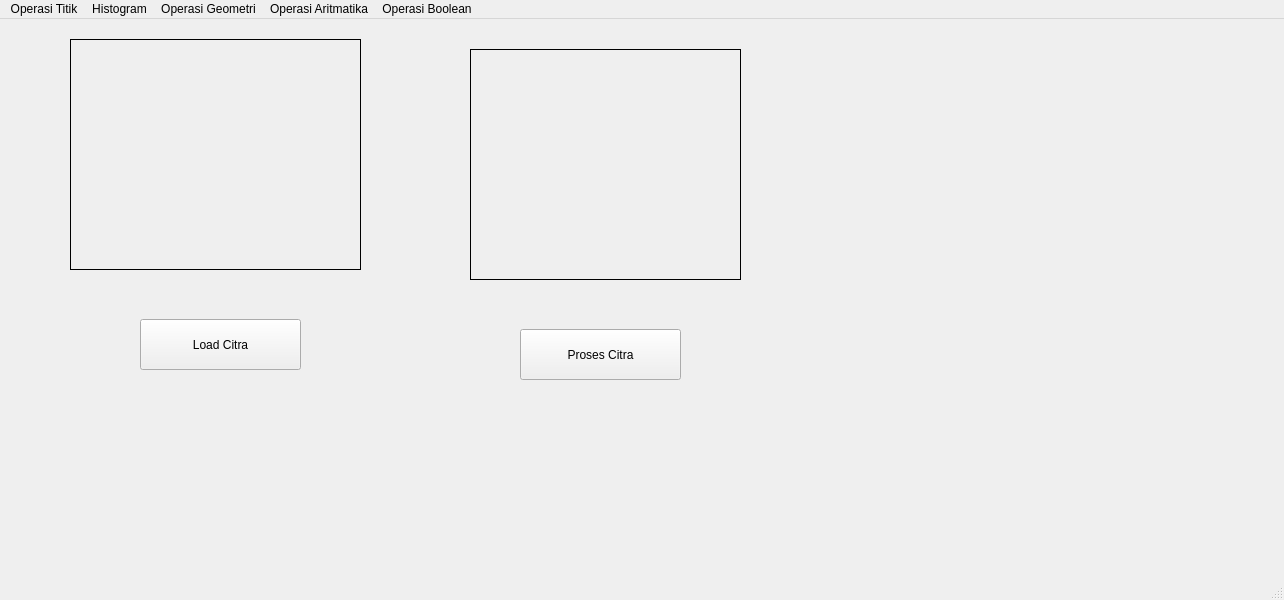
<?xml version="1.0" encoding="UTF-8"?>
<ui version="4.0">
 <class>MainWindow</class>
 <widget class="QMainWindow" name="MainWindow">
  <property name="geometry">
   <rect>
    <x>0</x>
    <y>0</y>
    <width>1284</width>
    <height>600</height>
   </rect>
  </property>
  <property name="windowTitle">
   <string>MainWindow</string>
  </property>
  <widget class="QWidget" name="centralwidget">
   <widget class="QPushButton" name="pushButton">
    <property name="geometry">
     <rect>
      <x>140</x>
      <y>300</y>
      <width>161</width>
      <height>51</height>
     </rect>
    </property>
    <property name="text">
     <string>Load Citra</string>
    </property>
   </widget>
   <widget class="QLabel" name="label_Citra">
    <property name="geometry">
     <rect>
      <x>70</x>
      <y>20</y>
      <width>291</width>
      <height>231</height>
     </rect>
    </property>
    <property name="frameShape">
     <enum>QFrame::Box</enum>
    </property>
    <property name="text">
     <string/>
    </property>
   </widget>
   <widget class="QLabel" name="label_proses">
    <property name="geometry">
     <rect>
      <x>470</x>
      <y>30</y>
      <width>271</width>
      <height>231</height>
     </rect>
    </property>
    <property name="frameShape">
     <enum>QFrame::Box</enum>
    </property>
    <property name="text">
     <string/>
    </property>
   </widget>
   <widget class="QPushButton" name="button_prosesCitra">
    <property name="geometry">
     <rect>
      <x>520</x>
      <y>310</y>
      <width>161</width>
      <height>51</height>
     </rect>
    </property>
    <property name="text">
     <string>Proses Citra</string>
    </property>
   </widget>
  </widget>
  <widget class="QMenuBar" name="menubar">
   <property name="geometry">
    <rect>
     <x>0</x>
     <y>0</y>
     <width>1284</width>
     <height>26</height>
    </rect>
   </property>
   <widget class="QMenu" name="menuOperasi_Titik">
    <property name="title">
     <string>Operasi Titik</string>
    </property>
    <addaction name="actionOperasi_Pencerahan"/>
    <addaction name="actionSimple_Contrast"/>
    <addaction name="actionContrast_Streching"/>
    <addaction name="actionNegative"/>
    <addaction name="actionBiner"/>
   </widget>
   <widget class="QMenu" name="menuHistogram">
    <property name="title">
     <string>Histogram</string>
    </property>
    <addaction name="separator"/>
    <addaction name="actionHistogram_Grayscale"/>
    <addaction name="actionNegative_2"/>
    <addaction name="actionBiner_2"/>
    <addaction name="actionHistogram_RGB"/>
    <addaction name="actionHistogram_Equalization"/>
   </widget>
   <widget class="QMenu" name="menuOperasi_Geometri">
    <property name="title">
     <string>Operasi Geometri</string>
    </property>
    <widget class="QMenu" name="menuRotasi">
     <property name="title">
      <string>Rotasi</string>
     </property>
     <addaction name="action90_Derajat"/>
    </widget>
    <widget class="QMenu" name="menuResize">
     <property name="title">
      <string>Resize</string>
     </property>
     <addaction name="actionZoom_In"/>
    </widget>
    <addaction name="actionTranslasi"/>
    <addaction name="menuRotasi"/>
    <addaction name="menuResize"/>
    <addaction name="actionCrom_Image"/>
   </widget>
   <widget class="QMenu" name="menuOperasi_Aritmatika">
    <property name="title">
     <string>Operasi Aritmatika</string>
    </property>
    <addaction name="actionTambah_dan_Kurang"/>
   </widget>
   <widget class="QMenu" name="menuOperasi_Boolean">
    <property name="title">
     <string>Operasi Boolean</string>
    </property>
    <addaction name="actionOperasi_AND"/>
   </widget>
   <addaction name="menuOperasi_Titik"/>
   <addaction name="menuHistogram"/>
   <addaction name="menuOperasi_Geometri"/>
   <addaction name="menuOperasi_Aritmatika"/>
   <addaction name="menuOperasi_Boolean"/>
  </widget>
  <widget class="QStatusBar" name="statusbar"/>
  <action name="actionOperasi_Pencerahan">
   <property name="text">
    <string>Operasi Pencerahan</string>
   </property>
  </action>
  <action name="actionSimple_Contrast">
   <property name="text">
    <string>Simple Contrast</string>
   </property>
  </action>
  <action name="actionContrast_Streching">
   <property name="text">
    <string>Contrast Streching</string>
   </property>
  </action>
  <action name="actionNegative">
   <property name="text">
    <string>Negative</string>
   </property>
  </action>
  <action name="actionBiner">
   <property name="text">
    <string>Biner</string>
   </property>
  </action>
  <action name="actionHistogram_Grayscale">
   <property name="text">
    <string>Histogram Grayscale</string>
   </property>
  </action>
  <action name="actionNegative_2">
   <property name="text">
    <string>Negative_2</string>
   </property>
  </action>
  <action name="actionBiner_2">
   <property name="text">
    <string>Biner_2</string>
   </property>
  </action>
  <action name="actionHistogram_RGB">
   <property name="text">
    <string>Histogram RGB</string>
   </property>
  </action>
  <action name="actionHistogram_Equalization">
   <property name="text">
    <string>Histogram Equalization</string>
   </property>
  </action>
  <action name="actionTranslasi">
   <property name="text">
    <string>Translasi</string>
   </property>
  </action>
  <action name="action90_Derajat">
   <property name="text">
    <string>90 Derajat</string>
   </property>
  </action>
  <action name="actionZoom_In">
   <property name="text">
    <string>Zoom In</string>
   </property>
  </action>
  <action name="actionCrom_Image">
   <property name="text">
    <string>Crop Image</string>
   </property>
  </action>
  <action name="actionTambah_dan_Kurang">
   <property name="text">
    <string>Tambah dan Kurang</string>
   </property>
  </action>
  <action name="actionOperasi_AND">
   <property name="text">
    <string>Operasi AND</string>
   </property>
  </action>
 </widget>
 <resources/>
 <connections/>
</ui>
